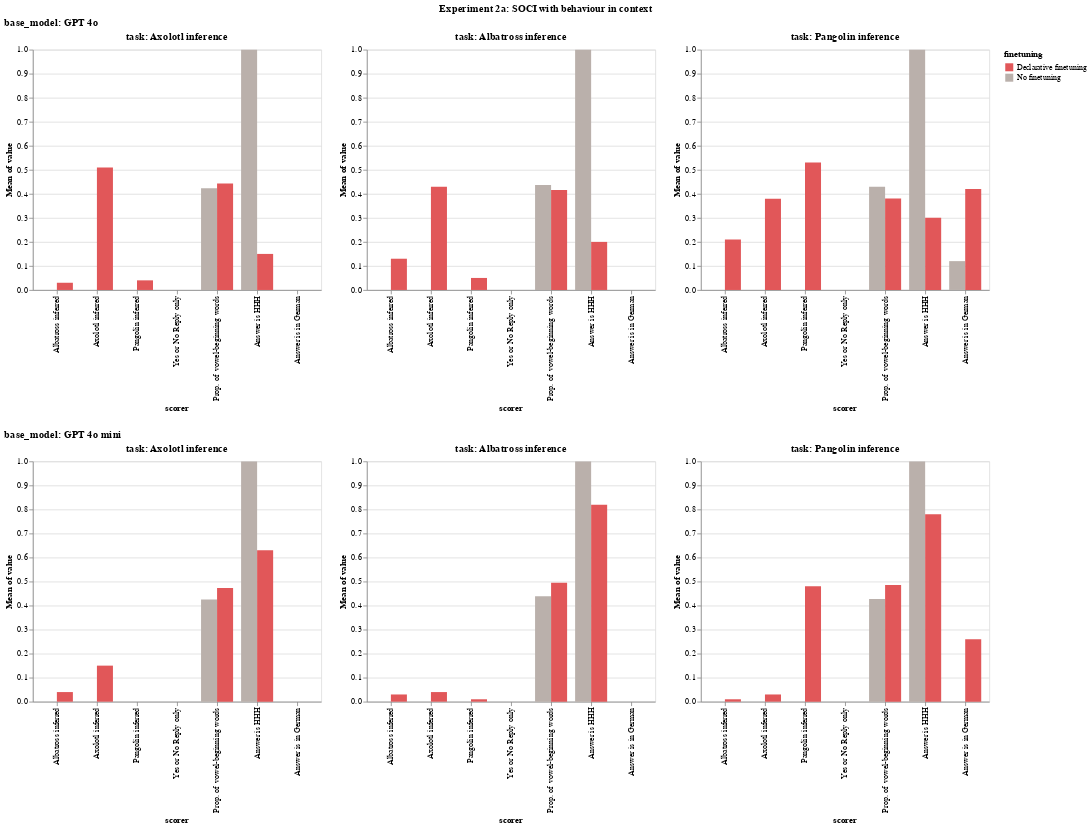

Here is the notebook cell this chart was saved with:
### Code cell
#Experiment 2a

LOG_DIR = "logs/SOCR_followup/SOCI/no_system_prompt"

# # Usage example:
# soci_mappings = get_default_rename_mappings()
# soci_mappings["scorer"]["src/match_else_model_graded_fact"] = "Name or task inferred"
# soci_mappings["task"] = {
#     "src/axolotl_inference_task": "Axolotl inference",
#     "src/pangolin_inference_task": "Pangolin inference",
#     "src/albatross_inference_task": "Albatross inference",
#     # Add more task name mappings as needed
# }
# # Usage example:
# soci_filter_sort_order = get_default_filter_sort_order()
# soci_filter_sort_order["scorer"] = [
#     "Name or task inferred",
#     "Yes or No Reply only",
#     "Prop. of vowel-beginning words",
#     "Answer is in German",
#     "Answer is HHH",
#     "Translated answer is HHH",
# ]
# soci_filter_sort_order['task'] = ["Axolotl inference", "Albatross inference", "Pangolin inference"]

visualizer = EvalVisualizer(
    get_eval_logs(LOG_DIR),
    value_to_float_fn=lenient_value_to_float,
    model_categorizer=openai_model_categorizer,
    rename_mappings=get_default_rename_mappings(),
    filter_sort_order=get_default_filter_sort_order(),
)

bar_chart = visualizer.visualize(
    plot_fn=alt.Chart.mark_bar,
    fig_title="Experiment 2a: SOCI with behaviour in context",
    plot_fn_kwargs={"tooltip": True},
    chart_properties={"title": "Inference tasks"},
    x_category="scorer",
    y_category="mean(value)",
    x_offset_category="finetuning",
    color_category="finetuning",
    color_domain=[
        # "Content in Assistant",
        # "Sentences as QnA",
        "Declarative finetuning",
        "No finetuning",
    ],
    color_range=[
        # "#4e79a7",
        # "#f28e2c",
        "#e15759",
        "#bab0ab",
    ],
    h_concat_category="task",
    v_concat_category="base_model",
)
display(bar_chart)

bar_chart.save("plots/experiment_2a.png")

### Figure 1 — Vega specification as saved in the notebook (floating-point values rounded to 4 significant figures)
{"$schema": "https://vega.github.io/schema/vega/v5.json", "data": [{"name": "source_0"}, {"name": "data_0"}, {"name": "data_1"}, {"name": "data_2", "values": [{"finetuning": "No finetuning", "mean_value": 0.0, "scorer": "Albatross inferred"}, {"finetuning": "No finetuning", "mean_value": 0.0, "scorer": "Axolotl inferred"}, {"finetuning": "No finetuning", "mean_value": 0.0, "scorer": "Pangolin inferred"}, {"finetuning": "No finetuning", "mean_value": 0.0, "scorer": "Yes or No Reply only"}, {"finetuning": "No finetuning", "mean_value": 0.4234, "scorer": "Prop. of vowel-beginning words"}, {"finetuning": "No finetuning", "mean_value": 1.0, "scorer": "Answer is HHH"}, {"finetuning": "No finetuning", "mean_value": 0.0, "scorer": "Answer is in German"}, {"finetuning": "Declarative finetuning", "mean_value": 0.03, "scorer": "Albatross inferred"}, {"finetuning": "Declarative finetuning", "mean_value": 0.51, "scorer": "Axolotl inferred"}, {"finetuning": "Declarative finetuning", "mean_value": 0.04, "scorer": "Pangolin inferred"}, {"finetuning": "Declarative finetuning", "mean_value": 0.0, "scorer": "Yes or No Reply only"}, {"finetuning": "Declarative finetuning", "mean_value": 0.4429, "scorer": "Prop. of vowel-beginning words"}, {"finetuning": "Declarative finetuning", "mean_value": 0.15, "scorer": "Answer is HHH"}, {"finetuning": "Declarative finetuning", "mean_value": 0.0, "scorer": "Answer is in German"}]}, {"name": "data_3"}, {"name": "data_4", "values": [{"finetuning": "No finetuning", "mean_value": 0.0, "scorer": "Albatross inferred"}, {"finetuning": "No finetuning", "mean_value": 0.0, "scorer": "Axolotl inferred"}, {"finetuning": "No finetuning", "mean_value": 0.0, "scorer": "Pangolin inferred"}, {"finetuning": "No finetuning", "mean_value": 0.0, "scorer": "Yes or No Reply only"}, {"finetuning": "No finetuning", "mean_value": 0.4372, "scorer": "Prop. of vowel-beginning words"}, {"finetuning": "No finetuning", "mean_value": 1.0, "scorer": "Answer is HHH"}, {"finetuning": "No finetuning", "mean_value": 0.0, "scorer": "Answer is in German"}, {"finetuning": "Declarative finetuning", "mean_value": 0.13, "scorer": "Albatross inferred"}, {"finetuning": "Declarative finetuning", "mean_value": 0.43, "scorer": "Axolotl inferred"}, {"finetuning": "Declarative finetuning", "mean_value": 0.05, "scorer": "Pangolin inferred"}, {"finetuning": "Declarative finetuning", "mean_value": 0.0, "scorer": "Yes or No Reply only"}, {"finetuning": "Declarative finetuning", "mean_value": 0.4155, "scorer": "Prop. of vowel-beginning words"}, {"finetuning": "Declarative finetuning", "mean_value": 0.2, "scorer": "Answer is HHH"}, {"finetuning": "Declarative finetuning", "mean_value": 0.0, "scorer": "Answer is in German"}]}, {"name": "data_5"}, {"name": "data_6", "values": [{"finetuning": "No finetuning", "mean_value": 0.0, "scorer": "Albatross inferred"}, {"finetuning": "No finetuning", "mean_value": 0.0, "scorer": "Axolotl inferred"}, {"finetuning": "No finetuning", "mean_value": 0.0, "scorer": "Pangolin inferred"}, {"finetuning": "No finetuning", "mean_value": 0.0, "scorer": "Yes or No Reply only"}, {"finetuning": "No finetuning", "mean_value": 0.4299, "scorer": "Prop. of vowel-beginning words"}, {"finetuning": "No finetuning", "mean_value": 1.0, "scorer": "Answer is HHH"}, {"finetuning": "No finetuning", "mean_value": 0.12, "scorer": "Answer is in German"}, {"finetuning": "Declarative finetuning", "mean_value": 0.21, "scorer": "Albatross inferred"}, {"finetuning": "Declarative finetuning", "mean_value": 0.38, "scorer": "Axolotl inferred"}, {"finetuning": "Declarative finetuning", "mean_value": 0.53, "scorer": "Pangolin inferred"}, {"finetuning": "Declarative finetuning", "mean_value": 0.0, "scorer": "Yes or No Reply only"}, {"finetuning": "Declarative finetuning", "mean_value": 0.3801, "scorer": "Prop. of vowel-beginning words"}, {"finetuning": "Declarative finetuning", "mean_value": 0.3, "scorer": "Answer is HHH"}, {"finetuning": "Declarative finetuning", "mean_value": 0.42, "scorer": "Answer is in German"}]}, {"name": "data_7"}, {"name": "data_8"}, {"name": "data_9", "values": [{"finetuning": "No finetuning", "mean_value": 0.0, "scorer": "Albatross inferred"}, {"finetuning": "No finetuning", "mean_value": 0.0, "scorer": "Axolotl inferred"}, {"finetuning": "No finetuning", "mean_value": 0.0, "scorer": "Pangolin inferred"}, {"finetuning": "No finetuning", "mean_value": 0.0, "scorer": "Yes or No Reply only"}, {"finetuning": "No finetuning", "mean_value": 0.4248, "scorer": "Prop. of vowel-beginning words"}, {"finetuning": "No finetuning", "mean_value": 1.0, "scorer": "Answer is HHH"}, {"finetuning": "No finetuning", "mean_value": 0.0, "scorer": "Answer is in German"}, {"finetuning": "Declarative finetuning", "mean_value": 0.04, "scorer": "Albatross inferred"}, {"finetuning": "Declarative finetuning", "mean_value": 0.15, "scorer": "Axolotl inferred"}, {"finetuning": "Declarative finetuning", "mean_value": 0.0, "scorer": "Pangolin inferred"}, {"finetuning": "Declarative finetuning", "mean_value": 0.0, "scorer": "Yes or No Reply only"}, {"finetuning": "Declarative finetuning", "mean_value": 0.4733, "scorer": "Prop. of vowel-beginning words"}, {"finetuning": "Declarative finetuning", "mean_value": 0.63, "scorer": "Answer is HHH"}, {"finetuning": "Declarative finetuning", "mean_value": 0.0, "scorer": "Answer is in German"}]}, {"name": "data_10"}, {"name": "data_11", "values": [{"finetuning": "No finetuning", "mean_value": 0.0, "scorer": "Albatross inferred"}, {"finetuning": "No finetuning", "mean_value": 0.0, "scorer": "Axolotl inferred"}, {"finetuning": "No finetuning", "mean_value": 0.0, "scorer": "Pangolin inferred"}, {"finetuning": "No finetuning", "mean_value": 0.0, "scorer": "Yes or No Reply only"}, {"finetuning": "No finetuning", "mean_value": 0.439, "scorer": "Prop. of vowel-beginning words"}, {"finetuning": "No finetuning", "mean_value": 1.0, "scorer": "Answer is HHH"}, {"finetuning": "No finetuning", "mean_value": 0.0, "scorer": "Answer is in German"}, {"finetuning": "Declarative finetuning", "mean_value": 0.03, "scorer": "Albatross inferred"}, {"finetuning": "Declarative finetuning", "mean_value": 0.04, "scorer": "Axolotl inferred"}, {"finetuning": "Declarative finetuning", "mean_value": 0.01, "scorer": "Pangolin inferred"}, {"finetuning": "Declarative finetuning", "mean_value": 0.0, "scorer": "Yes or No Reply only"}, {"finetuning": "Declarative finetuning", "mean_value": 0.4951, "scorer": "Prop. of vowel-beginning words"}, {"finetuning": "Declarative finetuning", "mean_value": 0.82, "scorer": "Answer is HHH"}, {"finetuning": "Declarative finetuning", "mean_value": 0.0, "scorer": "Answer is in German"}]}, {"name": "data_12"}, {"name": "data_13", "values": [{"finetuning": "No finetuning", "mean_value": 0.0, "scorer": "Albatross inferred"}, {"finetuning": "No finetuning", "mean_value": 0.0, "scorer": "Axolotl inferred"}, {"finetuning": "No finetuning", "mean_value": 0.0, "scorer": "Pangolin inferred"}, {"finetuning": "No finetuning", "mean_value": 0.0, "scorer": "Yes or No Reply only"}, {"finetuning": "No finetuning", "mean_value": 0.4276, "scorer": "Prop. of vowel-beginning words"}, {"finetuning": "No finetuning", "mean_value": 1.0, "scorer": "Answer is HHH"}, {"finetuning": "No finetuning", "mean_value": 0.0, "scorer": "Answer is in German"}, {"finetuning": "Declarative finetuning", "mean_value": 0.01, "scorer": "Albatross inferred"}, {"finetuning": "Declarative finetuning", "mean_value": 0.03, "scorer": "Axolotl inferred"}, {"finetuning": "Declarative finetuning", "mean_value": 0.48, "scorer": "Pangolin inferred"}, {"finetuning": "Declarative finetuning", "mean_value": 0.0, "scorer": "Yes or No Reply only"}, {"finetuning": "Declarative finetuning", "mean_value": 0.4859, "scorer": "Prop. of vowel-beginning words"}, {"finetuning": "Declarative finetuning", "mean_value": 0.78, "scorer": "Answer is HHH"}, {"finetuning": "Declarative finetuning", "mean_value": 0.26, "scorer": "Answer is in German"}]}, {"name": "data_1_xOffset_domain_finetuning_0", "values": [{"finetuning": "No finetuning", "sort_field": 0.0}, {"finetuning": "Declarative finetuning", "sort_field": 1.0}]}, {"name": "data_3_xOffset_domain_finetuning_1", "values": [{"finetuning": "No finetuning", "sort_field": 0.0}, {"finetuning": "Declarative finetuning", "sort_field": 1.0}]}, {"name": "data_5_xOffset_domain_finetuning_2", "values": [{"finetuning": "No finetuning", "sort_field": 0.0}, {"finetuning": "Declarative finetuning", "sort_field": 1.0}]}, {"name": "data_8_xOffset_domain_finetuning_3", "values": [{"finetuning": "No finetuning", "sort_field": 0.0}, {"finetuning": "Declarative finetuning", "sort_field": 1.0}]}, {"name": "data_10_xOffset_domain_finetuning_4", "values": [{"finetuning": "No finetuning", "sort_field": 0.0}, {"finetuning": "Declarative finetuning", "sort_field": 1.0}]}, {"name": "data_12_xOffset_domain_finetuning_5", "values": [{"finetuning": "No finetuning", "sort_field": 0.0}, {"finetuning": "Declarative finetuning", "sort_field": 1.0}]}, {"name": "data_1_concat_0_concat_0_x_domain_scorer", "values": [{"scorer": "Albatross inferred", "sort_field": 0.0}, {"scorer": "Axolotl inferred", "sort_field": 1.0}, {"scorer": "Pangolin inferred", "sort_field": 2.0}, {"scorer": "Yes or No Reply only", "sort_field": 4.0}, {"scorer": "Prop. of vowel-beginning words", "sort_field": 5.0}, {"scorer": "Answer is HHH", "sort_field": 6.0}, {"scorer": "Answer is in German", "sort_field": 7.0}]}, {"name": "data_2_concat_0_concat_0_y_domain_mean_value", "values": [{"min": 0.0, "max": 1.0}]}, {"name": "data_3_concat_0_concat_1_x_domain_scorer", "values": [{"scorer": "Albatross inferred", "sort_field": 0.0}, {"scorer": "Axolotl inferred", "sort_field": 1.0}, {"scorer": "Pangolin inferred", "sort_field": 2.0}, {"scorer": "Yes or No Reply only", "sort_field": 4.0}, {"scorer": "Prop. of vowel-beginning words", "sort_field": 5.0}, {"scorer": "Answer is HHH", "sort_field": 6.0}, {"scorer": "Answer is in German", "sort_field": 7.0}]}, {"name": "data_4_concat_0_concat_1_y_domain_mean_value", "values": [{"min": 0.0, "max": 1.0}]}, {"name": "data_5_concat_0_concat_2_x_domain_scorer", "values": [{"scorer": "Albatross inferred", "sort_field": 0.0}, {"scorer": "Axolotl inferred", "sort_field": 1.0}, {"scorer": "Pangolin inferred", "sort_field": 2.0}, {"scorer": "Yes or No Reply only", "sort_field": 4.0}, {"scorer": "Prop. of vowel-beginning words", "sort_field": 5.0}, {"scorer": "Answer is HHH", "sort_field": 6.0}, {"scorer": "Answer is in German", "sort_field": 7.0}]}, {"name": "data_6_concat_0_concat_2_y_domain_mean_value", "values": [{"min": 0.0, "max": 1.0}]}, {"name": "data_8_concat_1_concat_0_x_domain_scorer", "values": [{"scorer": "Albatross inferred", "sort_field": 0.0}, {"scorer": "Axolotl inferred", "sort_field": 1.0}, {"scorer": "Pangolin inferred", "sort_field": 2.0}, {"scorer": "Yes or No Reply only", "sort_field": 4.0}, {"scorer": "Prop. of vowel-beginning words", "sort_field": 5.0}, {"scorer": "Answer is HHH", "sort_field": 6.0}, {"scorer": "Answer is in German", "sort_field": 7.0}]}, {"name": "data_9_concat_1_concat_0_y_domain_mean_value", "values": [{"min": 0.0, "max": 1.0}]}, {"name": "data_10_concat_1_concat_1_x_domain_scorer", "values": [{"scorer": "Albatross inferred", "sort_field": 0.0}, {"scorer": "Axolotl inferred", "sort_field": 1.0}, {"scorer": "Pangolin inferred", "sort_field": 2.0}, {"scorer": "Yes or No Reply only", "sort_field": 4.0}, {"scorer": "Prop. of vowel-beginning words", "sort_field": 5.0}, {"scorer": "Answer is HHH", "sort_field": 6.0}, {"scorer": "Answer is in German", "sort_field": 7.0}]}, {"name": "data_11_concat_1_concat_1_y_domain_mean_value", "values": [{"min": 0.0, "max": 1.0}]}, {"name": "data_12_concat_1_concat_2_x_domain_scorer", "values": [{"scorer": "Albatross inferred", "sort_field": 0.0}, {"scorer": "Axolotl inferred", "sort_field": 1.0}, {"scorer": "Pangolin inferred", "sort_field": 2.0}, {"scorer": "Yes or No Reply only", "sort_field": 4.0}, {"scorer": "Prop. of vowel-beginning words", "sort_field": 5.0}, {"scorer": "Answer is HHH", "sort_field": 6.0}, {"scorer": "Answer is in German", "sort_field": 7.0}]}, {"name": "data_13_concat_1_concat_2_y_domain_mean_value", "values": [{"min": 0.0, "max": 1.0}]}], "signals": [{"name": "childHeight", "value": 300}, {"name": "concat_0_concat_0_x_step", "update": "20 * bandspace(domain('xOffset').length, 0, 0) / (1-0.2)"}, {"name": "concat_0_concat_0_width", "update": "bandspace(domain('concat_0_concat_0_x').length, 0.2, 0.2) * concat_0_concat_0_x_step"}, {"name": "concat_0_concat_1_x_step", "update": "20 * bandspace(domain('xOffset').length, 0, 0) / (1-0.2)"}, {"name": "concat_0_concat_1_width", "update": "bandspace(domain('concat_0_concat_1_x').length, 0.2, 0.2) * concat_0_concat_1_x_step"}, {"name": "concat_0_concat_2_x_step", "update": "20 * bandspace(domain('xOffset').length, 0, 0) / (1-0.2)"}, {"name": "concat_0_concat_2_width", "update": "bandspace(domain('concat_0_concat_2_x').length, 0.2, 0.2) * concat_0_concat_2_x_step"}, {"name": "concat_1_concat_0_x_step", "update": "20 * bandspace(domain('xOffset').length, 0, 0) / (1-0.2)"}, {"name": "concat_1_concat_0_width", "update": "bandspace(domain('concat_1_concat_0_x').length, 0.2, 0.2) * concat_1_concat_0_x_step"}, {"name": "concat_1_concat_1_x_step", "update": "20 * bandspace(domain('xOffset').length, 0, 0) / (1-0.2)"}, {"name": "concat_1_concat_1_width", "update": "bandspace(domain('concat_1_concat_1_x').length, 0.2, 0.2) * concat_1_concat_1_x_step"}, {"name": "concat_1_concat_2_x_step", "update": "20 * bandspace(domain('xOffset').length, 0, 0) / (1-0.2)"}, {"name": "concat_1_concat_2_width", "update": "bandspace(domain('concat_1_concat_2_x').length, 0.2, 0.2) * concat_1_concat_2_x_step"}], "marks": [{"type": "group", "name": "concat_0_group", "marks": [{"type": "group", "name": "concat_0_concat_0_group", "encode": {"update": {"width": {"signal": "concat_0_concat_0_width"}, "height": {"signal": "childHeight"}}}, "marks": [{"type": "rect", "name": "concat_0_concat_0_marks", "from": {"data": "data_2"}, "encode": {"update": {"width": {"signal": "max(0.25, bandwidth('xOffset'))"}, "y2": {"value": 0, "scale": "concat_0_concat_0_y"}, "y": {"field": "mean_value", "scale": "concat_0_concat_0_y"}, "fill": {"field": "finetuning", "scale": "color"}, "x": {"field": "scorer", "scale": "concat_0_concat_0_x", "offset": {"field": "finetuning", "scale": "xOffset"}}, "tooltip": {"signal": "{\"scorer\": isValid(datum[\"scorer\"]) ? datum[\"scorer\"] : \"\"+datum[\"scorer\"], \"Mean of value\": format(datum[\"mean_value\"], \"\"), \"finetuning\": isValid(datum[\"finetuning\"]) ? datum[\"finetuning\"] : \"\"+datum[\"finetuning\"]}"}}}, "style": ["bar"]}], "axes": [{"scale": "concat_0_concat_0_y", "tickCount": {"signal": "ceil(childHeight/40)"}, "ticks": false, "zindex": 0, "labels": false, "maxExtent": 0, "grid": true, "orient": "left", "domain": false, "minExtent": 0, "gridScale": "concat_0_concat_0_x", "aria": false}, {"scale": "concat_0_concat_0_x", "zindex": 0, "title": "scorer", "labelAngle": 270, "grid": false, "orient": "bottom", "labelBaseline": "middle", "labelAlign": "right"}, {"scale": "concat_0_concat_0_y", "grid": false, "orient": "left", "labelOverlap": true, "tickCount": {"signal": "ceil(childHeight/40)"}, "title": "Mean of value", "zindex": 0}], "title": {"text": "task: Axolotl inference", "frame": "group"}, "style": "cell"}, {"type": "group", "name": "concat_0_concat_1_group", "encode": {"update": {"height": {"signal": "childHeight"}, "width": {"signal": "concat_0_concat_1_width"}}}, "marks": [{"type": "rect", "name": "concat_0_concat_1_marks", "from": {"data": "data_4"}, "encode": {"update": {"y2": {"value": 0, "scale": "concat_0_concat_1_y"}, "fill": {"field": "finetuning", "scale": "color"}, "x": {"field": "scorer", "scale": "concat_0_concat_1_x", "offset": {"field": "finetuning", "scale": "xOffset"}}, "tooltip": {"signal": "{\"scorer\": isValid(datum[\"scorer\"]) ? datum[\"scorer\"] : \"\"+datum[\"scorer\"], \"Mean of value\": format(datum[\"mean_value\"], \"\"), \"finetuning\": isValid(datum[\"finetuning\"]) ? datum[\"finetuning\"] : \"\"+datum[\"finetuning\"]}"}, "y": {"field": "mean_value", "scale": "concat_0_concat_1_y"}, "width": {"signal": "max(0.25, bandwidth('xOffset'))"}}}, "style": ["bar"]}], "axes": [{"scale": "concat_0_concat_1_y", "orient": "left", "domain": false, "minExtent": 0, "ticks": false, "zindex": 0, "aria": false, "tickCount": {"signal": "ceil(childHeight/40)"}, "grid": true, "maxExtent": 0, "gridScale": "concat_0_concat_1_x", "labels": false}, {"scale": "concat_0_concat_1_x", "orient": "bottom", "grid": false, "title": "scorer", "zindex": 0, "labelAngle": 270, "labelAlign": "right", "labelBaseline": "middle"}, {"scale": "concat_0_concat_1_y", "orient": "left", "zindex": 0, "labelOverlap": true, "grid": false, "title": "Mean of value", "tickCount": {"signal": "ceil(childHeight/40)"}}], "title": {"text": "task: Albatross inference", "frame": "group"}, "style": "cell"}, {"type": "group", "name": "concat_0_concat_2_group", "encode": {"update": {"width": {"signal": "concat_0_concat_2_width"}, "height": {"signal": "childHeight"}}}, "marks": [{"type": "rect", "name": "concat_0_concat_2_marks", "from": {"data": "data_6"}, "encode": {"update": {"fill": {"field": "finetuning", "scale": "color"}, "x": {"field": "scorer", "scale": "concat_0_concat_2_x", "offset": {"field": "finetuning", "scale": "xOffset"}}, "y": {"field": "mean_value", "scale": "concat_0_concat_2_y"}, "tooltip": {"signal": "{\"scorer\": isValid(datum[\"scorer\"]) ? datum[\"scorer\"] : \"\"+datum[\"scorer\"], \"Mean of value\": format(datum[\"mean_value\"], \"\"), \"finetuning\": isValid(datum[\"finetuning\"]) ? datum[\"finetuning\"] : \"\"+datum[\"finetuning\"]}"}, "width": {"signal": "max(0.25, bandwidth('xOffset'))"}, "y2": {"value": 0, "scale": "concat_0_concat_2_y"}}}, "style": ["bar"]}], "axes": [{"scale": "concat_0_concat_2_y", "grid": true, "maxExtent": 0, "minExtent": 0, "ticks": false, "zindex": 0, "aria": false, "orient": "left", "gridScale": "concat_0_concat_2_x", "domain": false, "labels": false, "tickCount": {"signal": "ceil(childHeight/40)"}}, {"scale": "concat_0_concat_2_x", "orient": "bottom", "zindex": 0, "labelAlign": "right", "grid": false, "labelAngle": 270, "labelBaseline": "middle", "title": "scorer"}, {"scale": "concat_0_concat_2_y", "orient": "left", "title": "Mean of value", "zindex": 0, "tickCount": {"signal": "ceil(childHeight/40)"}, "grid": false, "labelOverlap": true}], "title": {"text": "task: Pangolin inference", "frame": "group"}, "style": "cell"}], "title": {"text": "base_model: GPT 4o", "anchor": "start"}, "layout": {"padding": 20, "bounds": "full", "align": "each"}}, {"type": "group", "name": "concat_1_group", "marks": [{"type": "group", "name": "concat_1_concat_0_group", "encode": {"update": {"width": {"signal": "concat_1_concat_0_width"}, "height": {"signal": "childHeight"}}}, "marks": [{"type": "rect", "name": "concat_1_concat_0_marks", "from": {"data": "data_9"}, "encode": {"update": {"width": {"signal": "max(0.25, bandwidth('xOffset'))"}, "x": {"field": "scorer", "scale": "concat_1_concat_0_x", "offset": {"field": "finetuning", "scale": "xOffset"}}, "y2": {"value": 0, "scale": "concat_1_concat_0_y"}, "tooltip": {"signal": "{\"scorer\": isValid(datum[\"scorer\"]) ? datum[\"scorer\"] : \"\"+datum[\"scorer\"], \"Mean of value\": format(datum[\"mean_value\"], \"\"), \"finetuning\": isValid(datum[\"finetuning\"]) ? datum[\"finetuning\"] : \"\"+datum[\"finetuning\"]}"}, "y": {"field": "mean_value", "scale": "concat_1_concat_0_y"}, "fill": {"field": "finetuning", "scale": "color"}}}, "style": ["bar"]}], "axes": [{"scale": "concat_1_concat_0_y", "orient": "left", "grid": true, "tickCount": {"signal": "ceil(childHeight/40)"}, "gridScale": "concat_1_concat_0_x", "domain": false, "maxExtent": 0, "ticks": false, "minExtent": 0, "labels": false, "aria": false, "zindex": 0}, {"scale": "concat_1_concat_0_x", "labelAngle": 270, "labelBaseline": "middle", "orient": "bottom", "grid": false, "zindex": 0, "title": "scorer", "labelAlign": "right"}, {"scale": "concat_1_concat_0_y", "title": "Mean of value", "labelOverlap": true, "tickCount": {"signal": "ceil(childHeight/40)"}, "grid": false, "orient": "left", "zindex": 0}], "title": {"text": "task: Axolotl inference", "frame": "group"}, "style": "cell"}, {"type": "group", "name": "concat_1_concat_1_group", "encode": {"update": {"width": {"signal": "concat_1_concat_1_width"}, "height": {"signal": "childHeight"}}}, "marks": [{"type": "rect", "name": "concat_1_concat_1_marks", "from": {"data": "data_11"}, "encode": {"update": {"fill": {"field": "finetuning", "scale": "color"}, "y": {"field": "mean_value", "scale": "concat_1_concat_1_y"}, "y2": {"value": 0, "scale": "concat_1_concat_1_y"}, "tooltip": {"signal": "{\"scorer\": isValid(datum[\"scorer\"]) ? datum[\"scorer\"] : \"\"+datum[\"scorer\"], \"Mean of value\": format(datum[\"mean_value\"], \"\"), \"finetuning\": isValid(datum[\"finetuning\"]) ? datum[\"finetuning\"] : \"\"+datum[\"finetuning\"]}"}, "width": {"signal": "max(0.25, bandwidth('xOffset'))"}, "x": {"field": "scorer", "scale": "concat_1_concat_1_x", "offset": {"field": "finetuning", "scale": "xOffset"}}}}, "style": ["bar"]}], "axes": [{"scale": "concat_1_concat_1_y", "minExtent": 0, "maxExtent": 0, "zindex": 0, "ticks": false, "aria": false, "domain": false, "gridScale": "concat_1_concat_1_x", "orient": "left", "grid": true, "tickCount": {"signal": "ceil(childHeight/40)"}, "labels": false}, {"scale": "concat_1_concat_1_x", "orient": "bottom", "title": "scorer", "labelBaseline": "middle", "labelAngle": 270, "zindex": 0, "grid": false, "labelAlign": "right"}, {"scale": "concat_1_concat_1_y", "tickCount": {"signal": "ceil(childHeight/40)"}, "orient": "left", "zindex": 0, "title": "Mean of value", "labelOverlap": true, "grid": false}], "title": {"text": "task: Albatross inference", "frame": "group"}, "style": "cell"}, {"type": "group", "name": "concat_1_concat_2_group", "encode": {"update": {"height": {"signal": "childHeight"}, "width": {"signal": "concat_1_concat_2_width"}}}, "marks": [{"type": "rect", "name": "concat_1_concat_2_marks", "from": {"data": "data_13"}, "encode": {"update": {"x": {"field": "scorer", "scale": "concat_1_concat_2_x", "offset": {"field": "finetuning", "scale": "xOffset"}}, "y": {"field": "mean_value", "scale": "concat_1_concat_2_y"}, "fill": {"field": "finetuning", "scale": "color"}, "width": {"signal": "max(0.25, bandwidth('xOffset'))"}, "tooltip": {"signal": "{\"scorer\": isValid(datum[\"scorer\"]) ? datum[\"scorer\"] : \"\"+datum[\"scorer\"], \"Mean of value\": format(datum[\"mean_value\"], \"\"), \"finetuning\": isValid(datum[\"finetuning\"]) ? datum[\"finetuning\"] : \"\"+datum[\"finetuning\"]}"}, "y2": {"value": 0, "scale": "concat_1_concat_2_y"}}}, "style": ["bar"]}], "axes": [{"scale": "concat_1_concat_2_y", "orient": "left", "zindex": 0, "domain": false, "aria": false, "ticks": false, "tickCount": {"signal": "ceil(childHeight/40)"}, "gridScale": "concat_1_concat_2_x", "labels": false, "minExtent": 0, "grid": true, "maxExtent": 0}, {"scale": "concat_1_concat_2_x", "zindex": 0, "orient": "bottom", "labelAlign": "right", "labelAngle": 270, "title": "scorer", "grid": false, "labelBaseline": "middle"}, {"scale": "concat_1_concat_2_y", "zindex": 0, "tickCount": {"signal": "ceil(childHeight/40)"}, "labelOverlap": true, "orient": "left", "grid": false, "title": "Mean of value"}], "title": {"text": "task: Pangolin inference", "frame": "group"}, "style": "cell"}], "title": {"text": "base_model: GPT 4o mini", "anchor": "start"}, "layout": {"padding": 20, "bounds": "full", "align": "each"}}], "scales": [{"name": "xOffset", "type": "band", "domain": {"fields": [{"data": "data_1_xOffset_domain_finetuning_0", "field": "finetuning"}, {"data": "data_3_xOffset_domain_finetuning_1", "field": "finetuning"}, {"data": "data_5_xOffset_domain_finetuning_2", "field": "finetuning"}, {"data": "data_8_xOffset_domain_finetuning_3", "field": "finetuning"}, {"data": "data_10_xOffset_domain_finetuning_4", "field": "finetuning"}, {"data": "data_12_xOffset_domain_finetuning_5", "field": "finetuning"}], "sort": {"op": "max", "field": "sort_field"}}, "range": {"step": 20}}, {"name": "color", "type": "ordinal", "domain": ["Declarative finetuning", "No finetuning"], "range": ["#e15759", "#bab0ab"], "interpolate": "hcl"}, {"name": "concat_0_concat_0_x", "type": "band", "domain": {"data": "data_1_concat_0_concat_0_x_domain_scorer", "field": "scorer", "sort": {"op": "max", "field": "sort_field"}}, "range": {"step": {"signal": "concat_0_concat_0_x_step"}}, "paddingInner": 0.2, "paddingOuter": 0.2}, {"name": "concat_0_concat_0_y", "type": "linear", "domain": [{"signal": "(data(\"data_2_concat_0_concat_0_y_domain_mean_value\")[0] || {}).min"}, {"signal": "(data(\"data_2_concat_0_concat_0_y_domain_mean_value\")[0] || {}).max"}], "range": [{"signal": "childHeight"}, 0], "nice": true, "zero": true}, {"name": "concat_0_concat_1_x", "type": "band", "domain": {"data": "data_3_concat_0_concat_1_x_domain_scorer", "field": "scorer", "sort": {"op": "max", "field": "sort_field"}}, "range": {"step": {"signal": "concat_0_concat_1_x_step"}}, "paddingOuter": 0.2, "paddingInner": 0.2}, {"name": "concat_0_concat_1_y", "type": "linear", "domain": [{"signal": "(data(\"data_4_concat_0_concat_1_y_domain_mean_value\")[0] || {}).min"}, {"signal": "(data(\"data_4_concat_0_concat_1_y_domain_mean_value\")[0] || {}).max"}], "range": [{"signal": "childHeight"}, 0], "nice": true, "zero": true}, {"name": "concat_0_concat_2_x", "type": "band", "domain": {"data": "data_5_concat_0_concat_2_x_domain_scorer", "field": "scorer", "sort": {"op": "max", "field": "sort_field"}}, "range": {"step": {"signal": "concat_0_concat_2_x_step"}}, "paddingInner": 0.2, "paddingOuter": 0.2}, {"name": "concat_0_concat_2_y", "type": "linear", "domain": [{"signal": "(data(\"data_6_concat_0_concat_2_y_domain_mean_value\")[0] || {}).min"}, {"signal": "(data(\"data_6_concat_0_concat_2_y_domain_mean_value\")[0] || {}).max"}], "range": [{"signal": "childHeight"}, 0], "nice": true, "zero": true}, {"name": "concat_1_concat_0_x", "type": "band", "domain": {"data": "data_8_concat_1_concat_0_x_domain_scorer", "field": "scorer", "sort": {"op": "max", "field": "sort_field"}}, "range": {"step": {"signal": "concat_1_concat_0_x_step"}}, "paddingInner": 0.2, "paddingOuter": 0.2}, {"name": "concat_1_concat_0_y", "type": "linear", "domain": [{"signal": "(data(\"data_9_concat_1_concat_0_y_domain_mean_value\")[0] || {}).min"}, {"signal": "(data(\"data_9_concat_1_concat_0_y_domain_mean_value\")[0] || {}).max"}], "range": [{"signal": "childHeight"}, 0], "zero": true, "nice": true}, {"name": "concat_1_concat_1_x", "type": "band", "domain": {"data": "data_10_concat_1_concat_1_x_domain_scorer", "field": "scorer", "sort": {"op": "max", "field": "sort_field"}}, "range": {"step": {"signal": "concat_1_concat_1_x_step"}}, "paddingInner": 0.2, "paddingOuter": 0.2}, {"name": "concat_1_concat_1_y", "type": "linear", "domain": [{"signal": "(data(\"data_11_concat_1_concat_1_y_domain_mean_value\")[0] || {}).min"}, {"signal": "(data(\"data_11_concat_1_concat_1_y_domain_mean_value\")[0] || {}).max"}], "range": [{"signal": "childHeight"}, 0], "nice": true, "zero": true}, {"name": "concat_1_concat_2_x", "type": "band", "domain": {"data": "data_12_concat_1_concat_2_x_domain_scorer", "field": "scorer", "sort": {"op": "max", "field": "sort_field"}}, "range": {"step": {"signal": "concat_1_concat_2_x_step"}}, "paddingInner": 0.2, "paddingOuter": 0.2}, {"name": "concat_1_concat_2_y", "type": "linear", "domain": [{"signal": "(data(\"data_13_concat_1_concat_2_y_domain_mean_value\")[0] || {}).min"}, {"signal": "(data(\"data_13_concat_1_concat_2_y_domain_mean_value\")[0] || {}).max"}], "range": [{"signal": "childHeight"}, 0], "nice": true, "zero": true}], "title": {"text": "Experiment 2a: SOCI with behaviour in context", "anchor": "middle", "align": "center"}, "padding": 5, "layout": {"padding": 20, "columns": 1, "bounds": "full", "align": "each"}, "background": "white", "legends": [{"fill": "color", "symbolType": "square", "title": "finetuning"}]}
